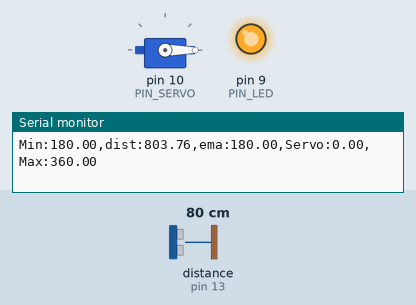
Simulated run of this sketch. Board: Arduino Uno, built with avr-gcc and run on an emulated ATmega328P. On the bench: servo, output pins drawn as LEDs (lit = HIGH), the last lines printed to the serial monitor. Wiring (inferred from the names in the program): ultrasonic range finder: trigger pin 12; echo pin 13. The test bench sets the inputs (shaded band); at power-on: distance to the obstacle (sensor on pin 13) 80 cm. The echo pulse lasts 58.3 µs per cm; pins used as bus, display or sensor lines are not drawn.

Above: at 1.2 s.
1.3 s: distance to the obstacle (sensor on pin 13) set to 35 cm
At 1.92 s:
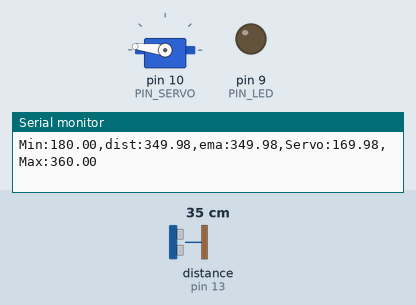
4.3 s: distance to the obstacle (sensor on pin 13) set to 2 cm
At 5.5 s:
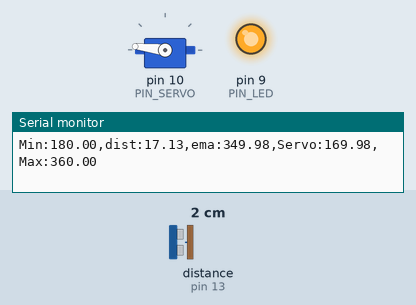
Timing chart, 0 to 7.3 s (numbered marks = the images above; inputs shaded):
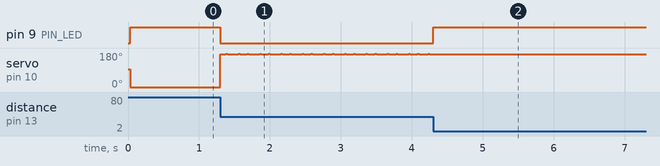

Measured:
- after the input at 1.3 s, pin 9 (PIN_LED): HIGH → LOW at once; servo on pin 10 (PIN_SERVO): 0° → 173° at once, then repeats every 0.30 s: 177° 0.03 s, 173° 0.15 s, 177° 0.03 s, 173° 0.10 s
- after the input at 4.3 s, pin 9 (PIN_LED): LOW → HIGH at once; servo on pin 10 (PIN_SERVO): stops changing and stays 173°

The sketch:

11_example_1.ino
```cpp
#include <Servo.h>

// Arduino pin assignment
#define PIN_LED   9   // LED active-low
#define PIN_TRIG  12  // sonar sensor TRIGGER
#define PIN_ECHO  13  // sonar sensor ECHO
#define PIN_SERVO 10  // servo motor

// configurable parameters for sonar
#define SND_VEL 346.0     // sound velocity at 24 celsius degree (unit: m/sec)
#define INTERVAL 25      // sampling interval (unit: msec)
#define PULSE_DURATION 10 // ultra-sound Pulse Duration (unit: usec)
#define _DIST_MIN 180.0   // minimum distance to be measured (unit: mm)
#define _DIST_MAX 360.0   // maximum distance to be measured (unit: mm)

#define TIMEOUT ((INTERVAL / 2) * 1000.0) // maximum echo waiting time (unit: usec)
#define SCALE (0.001 * 0.5 * SND_VEL) // coefficent to convert duration to distance

#define _EMA_ALPHA 0.5    // EMA weight of new sample (range: 0 to 1)
                          // Setting EMA to 1 effectively disables EMA filter.

#define _DIST_MIN 180.0
#define _DIST_MAX 360.0

// duty duration for myservo.writeMicroseconds()
// NEEDS TUNING (servo by servo)

#define _DUTY_MIN 450 // servo full clockwise position (0 degree)
#define _DUTY_NEU 1500 // servo neutral position (90 degree)
#define _DUTY_MAX 2450 // servo full counterclockwise position (180 degree)

// global variables
float  dist_ema, dist_prev, dist_filtered, dist_raw = _DIST_MAX; // unit: mm
unsigned long last_sampling_time;       // unit: ms

Servo myservo;
float USS_measure(int TRIG, int ECHO) {
  digitalWrite(TRIG, HIGH);
  delayMicroseconds(PULSE_DURATION);
  digitalWrite(TRIG, LOW);
  return pulseIn(ECHO, HIGH, TIMEOUT) * SCALE; // mm
}


void setup() {
  // initialize GPIO pins
  pinMode(PIN_LED, OUTPUT);
  pinMode(PIN_TRIG, OUTPUT);    // sonar TRIGGER
  pinMode(PIN_ECHO, INPUT);     // sonar ECHO
  digitalWrite(PIN_TRIG, LOW);  // turn-off Sonar

  myservo.attach(PIN_SERVO);
  myservo.writeMicroseconds(_DUTY_NEU);

  // initialize USS related variables
  dist_prev = _DIST_MIN; // raw distance output from USS (unit: mm)

  // initialize serial port
  Serial.begin(57600);
}
void loop() {

  // wait until next sampling time.
  // millis() returns the number of milliseconds since the program started.
  // will overflow after 50 days.
  if (millis() < last_sampling_time + INTERVAL)
    return;

  // get a distance reading from the USS
  dist_raw = USS_measure(PIN_TRIG, PIN_ECHO);

  if((dist_raw < _DIST_MIN) || (dist_raw > _DIST_MAX) || (dist_raw == 0.0)){
    dist_filtered = dist_prev;
  } else {
    dist_filtered = dist_raw;
    dist_prev = dist_raw;
  }

  dist_ema = _EMA_ALPHA * dist_filtered + (1 - _EMA_ALPHA) * dist_prev;

  if (dist_raw >= _DIST_MIN && dist_raw <= _DIST_MAX)
    digitalWrite(PIN_LED, LOW);
  else
    digitalWrite(PIN_LED, HIGH);

  float angle;
  if (dist_ema <= _DIST_MIN) angle = 0;
  else if (dist_ema >= _DIST_MAX) angle = 180;
  else angle = (dist_ema - _DIST_MIN) * (180.0 / (_DIST_MAX - _DIST_MIN));

  int duty = map(angle, 0, 180, _DUTY_MIN, _DUTY_MAX);
  myservo.writeMicroseconds(duty);

  Serial.print("Min:");   Serial.print(_DIST_MIN);
  Serial.print(",dist:"); Serial.print(dist_raw);
  Serial.print(",ema:");  Serial.print(dist_ema);
  Serial.print(",Servo:");Serial.print(angle);
  Serial.print(",Max:");  Serial.print(_DIST_MAX);
  Serial.println("");

  last_sampling_time += INTERVAL;
}
```
